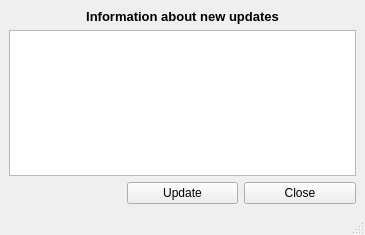
<?xml version="1.0" encoding="UTF-8"?>
<ui version="4.0">
 <class>readsql_show_info</class>
 <widget class="QMainWindow" name="readsql_show_info">
  <property name="geometry">
   <rect>
    <x>0</x>
    <y>0</y>
    <width>365</width>
    <height>235</height>
   </rect>
  </property>
  <property name="windowTitle">
   <string>MainWindow</string>
  </property>
  <property name="accessibleName">
   <string/>
  </property>
  <widget class="QWidget" name="centralwidget">
   <layout class="QGridLayout" name="gridLayout_2">
    <item row="1" column="2">
     <widget class="QPushButton" name="btn_close">
      <property name="text">
       <string>Close</string>
      </property>
     </widget>
    </item>
    <item row="1" column="1">
     <widget class="QPushButton" name="btn_update">
      <property name="text">
       <string>Update</string>
      </property>
     </widget>
    </item>
    <item row="0" column="0" colspan="3">
     <layout class="QVBoxLayout" name="verticalLayout">
      <item>
       <widget class="QLabel" name="label">
        <property name="font">
         <font>
          <pointsize>10</pointsize>
          <weight>75</weight>
          <bold>true</bold>
         </font>
        </property>
        <property name="text">
         <string>Information about new updates</string>
        </property>
        <property name="alignment">
         <set>Qt::AlignCenter</set>
        </property>
       </widget>
      </item>
      <item>
       <widget class="QTextEdit" name="info_updates">
        <property name="enabled">
         <bool>true</bool>
        </property>
        <property name="readOnly">
         <bool>true</bool>
        </property>
       </widget>
      </item>
     </layout>
    </item>
   </layout>
  </widget>
  <widget class="QStatusBar" name="statusbar"/>
  <action name="actionCreate_Sample">
   <property name="text">
    <string>Create Sample</string>
   </property>
  </action>
  <action name="actionCreate_Sample_Dev">
   <property name="text">
    <string>Create Sample Dev</string>
   </property>
  </action>
 </widget>
 <resources/>
 <connections/>
</ui>
